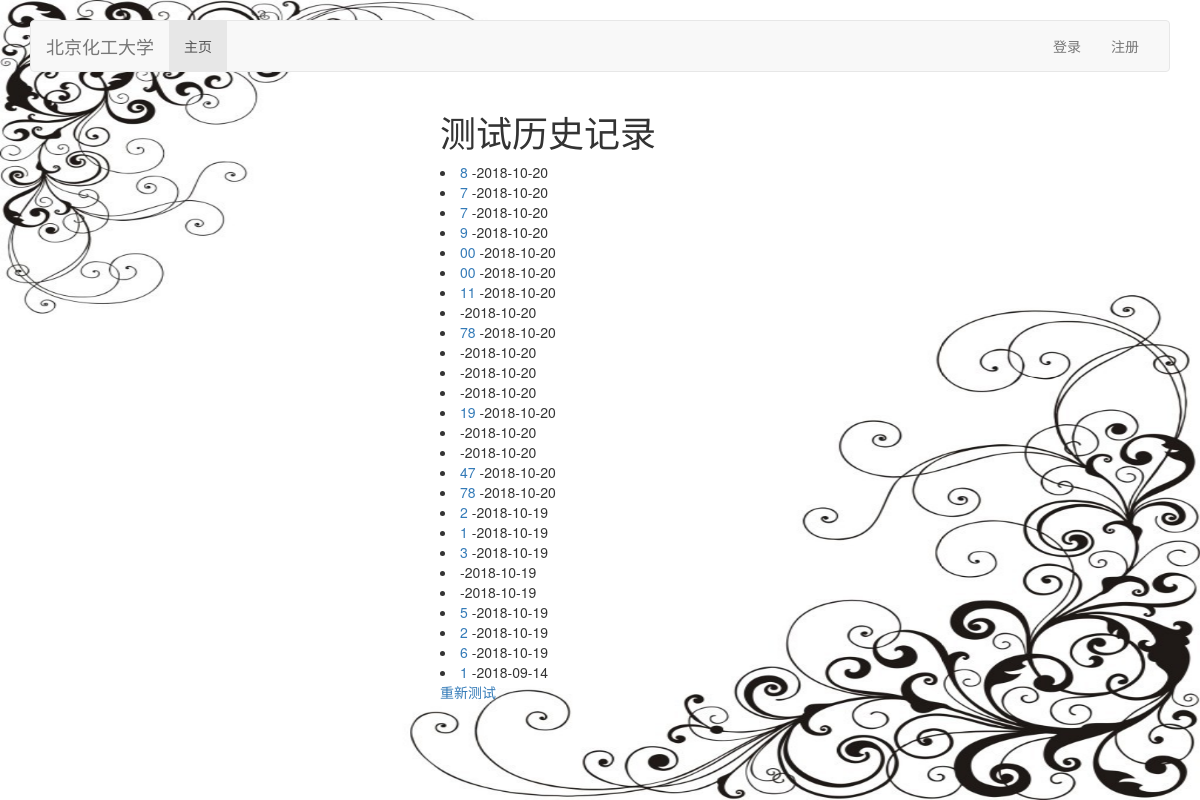
The page / on the database its author committed.
### pic_upload/models.py (models this page shows, shortened)
class Picture(models.Model):
    title = models.CharField("标题",max_length=100,blank=True,default='')
    image = models.ImageField("图片",upload_to="mypictures",blank=True)
    style = models.CharField("类别",max_length=100,blank=True,default='')
    date=models.DateField(default=date.today)

### pic_upload/views.py (the view)
# urls.py: path('',views.PicList.as_view(),name='pic_list'),
class PicList(ListView):
    queryset = Picture.objects.all().order_by('-date')
    context_object_name='latest_picture_list'

### pic_upload/templates/pic_upload/picture_list.html
{% extends 'base.html' %}
{% load staticfiles %}
{% block css %}<link href="{% static 'css/picture_list.css' %}" rel="stylesheet"/>{% endblock %}
{% block content %}
<div class="container">
        <div class="col-md-4 col-md-offset-4">
              <div class="form-group">
                  <h1>测试历史记录</h1>
                      {% if latest_picture_list %}
                      {% for picture in latest_picture_list %}
                  <li><a href="{% url 'pic_upload:pic_detail' picture.id %}">{{ picture.title }}</a>
                    -{{ picture.date|date:"Y-m-j" }}</li>
                      {% endfor %}
                     {% else %}
                      <li>还没有上传新图片</li>
                          {% endif %}
                  <p><a href="{% url 'pic_upload:pic_upload' %}">重新测试</a></p>
              </div>
        </div>
    </div>
{% endblock %}

### pic_upload/templates/base.html (shortened to what this page needs)
{% load staticfiles %}
<!DOCTYPE html>
<html lang="zh-CN">
  <head>
    <link href="{% static 'bootstrap-3.3.7-dist/css/bootstrap.min.css' %}" rel="stylesheet">
    {% block css %}{% endblock %}
  </head>
  <body>
  <div class="container">
      <div id="bg">
        <img src="{% static 'img/back.jpg' %}" alt="">
      </div>
      <div>
       </div>
    <nav class="navbar navbar-default">
      <div class="container-fluid">
        <div class="navbar-header">
          <a class="navbar-brand" href="#">北京化工大学</a>
        </div>
        <div class="collapse navbar-collapse" id="my-nav">
          <ul class="nav navbar-nav">
            <li class="active"><a href="/index/">主页</a></li>
          </ul>
          <ul class="nav navbar-nav navbar-right">
            <li><a href="/login/">登录</a></li>
            <li><a href="/register/">注册</a></li>
          </ul>
        </div>
      </div>
    </nav>
    {% block content %}{% endblock %}
  </body>
</html>

### pic_upload/templates/base.html (style rules this page uses)
#bg { position:fixed; top:0; left:0; width:100%; height:100%; }
#bg img { position:absolute; left:0; right:0; bottom:0; margin:auto; width:100%; height:100%; z-index:-1; }

### rows shown on the page
Picture: title "8", date "2018-10-20"
Picture: title "7", date "2018-10-20"
Picture: title "7", date "2018-10-20"
Picture: title "9", date "2018-10-20"
Picture: title "00", date "2018-10-20"
Picture: title "00", date "2018-10-20"
Picture: title "11", date "2018-10-20"
Picture: date "2018-10-20"
Picture: title "78", date "2018-10-20"
Picture: date "2018-10-20"
Picture: date "2018-10-20"
Picture: date "2018-10-20"
Picture: title "19", date "2018-10-20"
Picture: date "2018-10-20"
Picture: date "2018-10-20"
Picture: title "47", date "2018-10-20"
Picture: title "78", date "2018-10-20"
Picture: title "2", date "2018-10-19"
Picture: title "1", date "2018-10-19"
Picture: title "3", date "2018-10-19"
Picture: date "2018-10-19"
Picture: date "2018-10-19"
Picture: title "5", date "2018-10-19"
Picture: title "2", date "2018-10-19"
Picture: title "6", date "2018-10-19"
Picture: title "1", date "2018-09-14"
